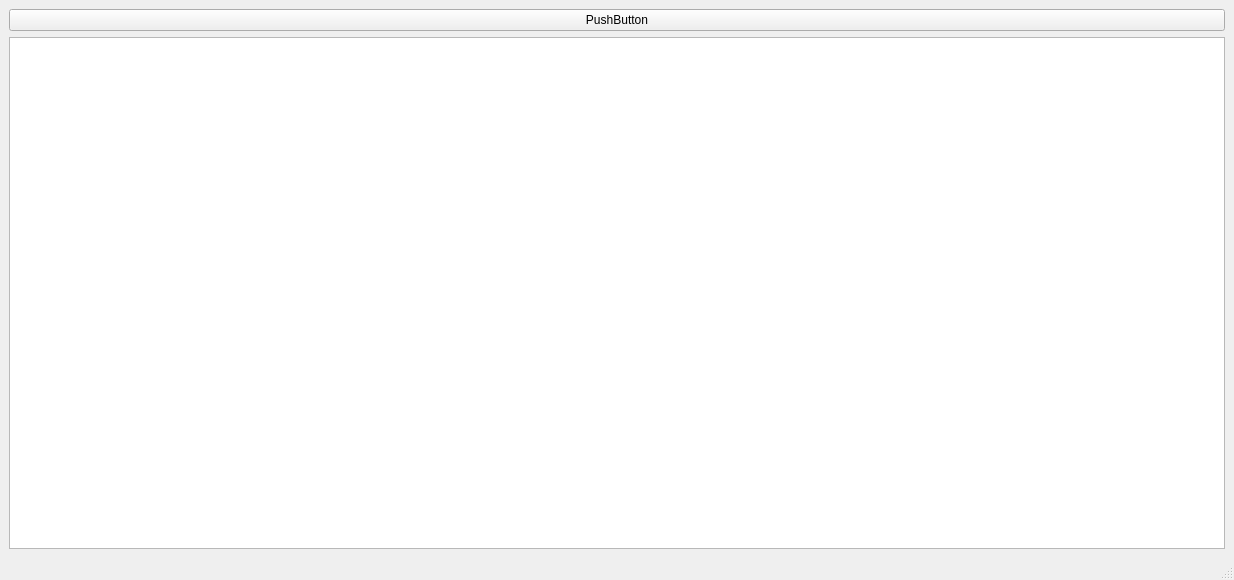
<?xml version="1.0" encoding="UTF-8"?>
<ui version="4.0">
 <class>MainWindow</class>
 <widget class="QMainWindow" name="MainWindow">
  <property name="geometry">
   <rect>
    <x>0</x>
    <y>0</y>
    <width>1234</width>
    <height>580</height>
   </rect>
  </property>
  <property name="windowTitle">
   <string>MainWindow</string>
  </property>
  <widget class="QWidget" name="centralwidget">
   <layout class="QHBoxLayout" name="horizontalLayout">
    <item>
     <layout class="QVBoxLayout" name="verticalLayout">
      <item>
       <widget class="QPushButton" name="pushButton">
        <property name="text">
         <string>PushButton</string>
        </property>
       </widget>
      </item>
      <item>
       <widget class="QGraphicsView" name="graphicsViewMain"/>
      </item>
     </layout>
    </item>
   </layout>
  </widget>
  <widget class="QMenuBar" name="menubar">
   <property name="geometry">
    <rect>
     <x>0</x>
     <y>0</y>
     <width>1234</width>
     <height>20</height>
    </rect>
   </property>
  </widget>
  <widget class="QStatusBar" name="statusbar"/>
 </widget>
 <resources/>
 <connections/>
</ui>
